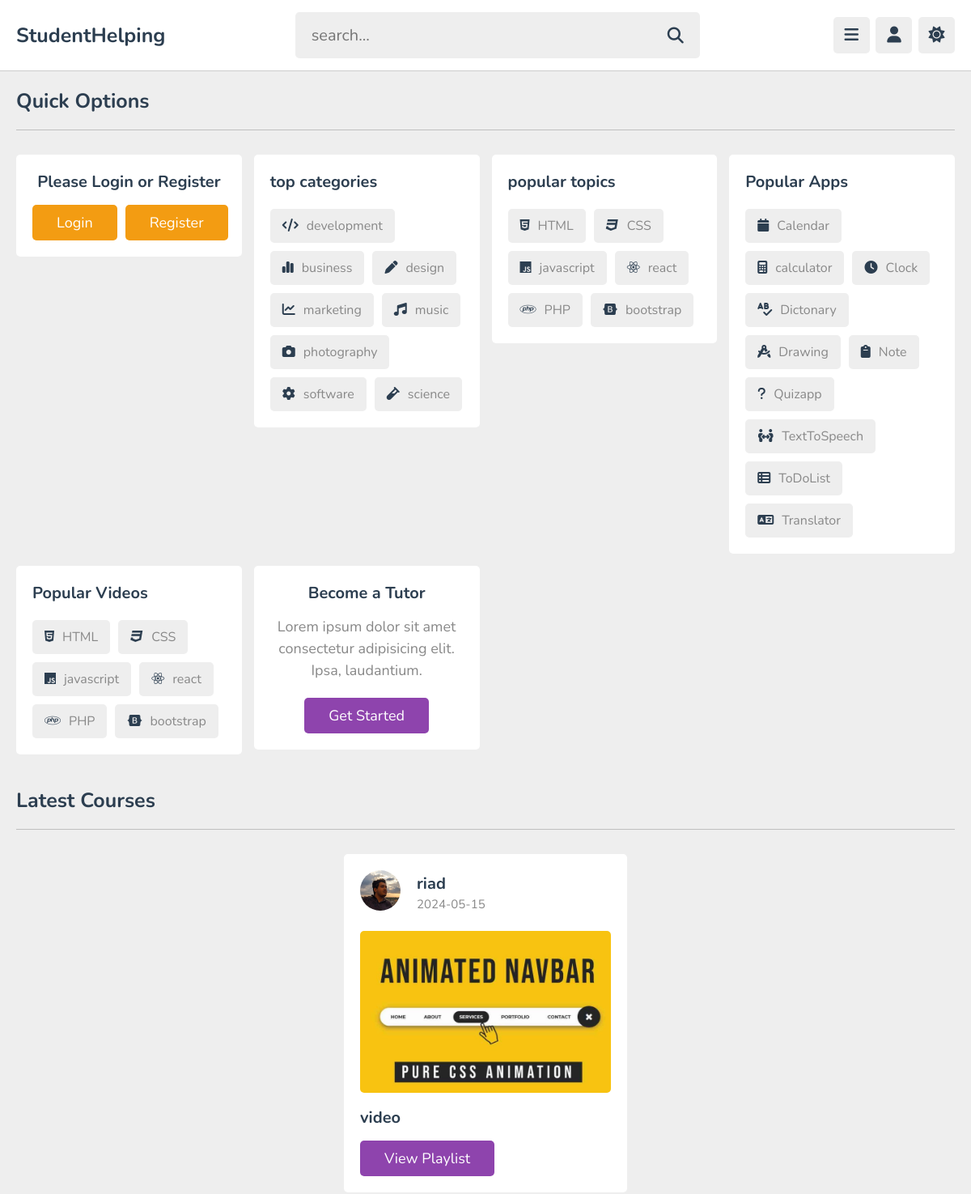
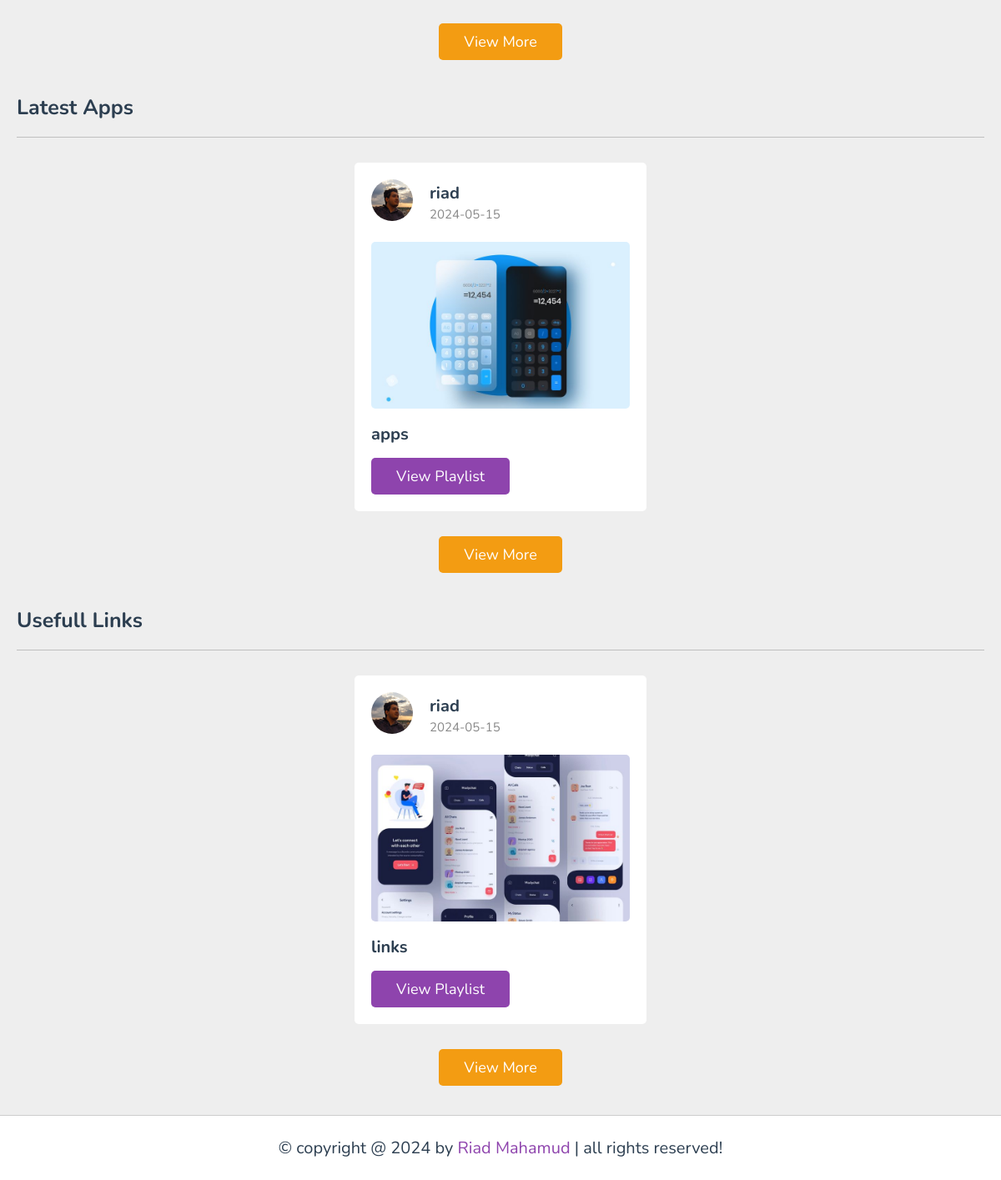
The app's page /home.php with its own data (2 pictures, top to bottom).
### tables this page shows
CREATE TABLE `courses` (
  `id` varchar(20) NOT NULL,
  `tutor_id` varchar(20) NOT NULL,
  `title` varchar(100) NOT NULL,
  `description` varchar(1000) NOT NULL,
  `thumb` varchar(100) NOT NULL,
  `date` date NOT NULL DEFAULT current_timestamp(),
  `status` varchar(20) NOT NULL DEFAULT 'deactive'
);

CREATE TABLE `tutors` (
  `id` varchar(20) NOT NULL,
  `name` varchar(50) NOT NULL,
  `profession` varchar(50) NOT NULL,
  `email` varchar(50) NOT NULL,
  `password` varchar(50) NOT NULL,
  `image` varchar(100) NOT NULL
);

CREATE TABLE `app` (
  `id` varchar(20) NOT NULL,
  `tutor_id` varchar(20) NOT NULL,
  `title` varchar(100) NOT NULL,
  `description` varchar(1000) NOT NULL,
  `thumb` varchar(100) NOT NULL,
  `date` date NOT NULL DEFAULT current_timestamp(),
  `status` varchar(20) NOT NULL DEFAULT 'deactive'
);

CREATE TABLE `links` (
  `id` varchar(20) NOT NULL,
  `tutor_id` varchar(20) NOT NULL,
  `title` varchar(100) NOT NULL,
  `description` varchar(1000) NOT NULL,
  `thumb` varchar(100) NOT NULL,
  `date` date NOT NULL DEFAULT current_timestamp(),
  `status` varchar(20) NOT NULL DEFAULT 'deactive'
);

### home.php (the view, shortened to what this page needs)
<?php
include 'components/connect.php';
if(isset($_COOKIE['user_id'])){
   $user_id = $_COOKIE['user_id'];
}else{
   $user_id = '';
}
$select_likes = $conn->prepare("SELECT * FROM `likes` WHERE user_id = ?");
$select_likes->execute([$user_id]);
$total_likes = $select_likes->rowCount();
$select_comments = $conn->prepare("SELECT * FROM `comments` WHERE user_id = ?");
$select_comments->execute([$user_id]);
$total_comments = $select_comments->rowCount();
$select_bookmark = $conn->prepare("SELECT * FROM `bookmark` WHERE user_id = ?");
$select_bookmark->execute([$user_id]);
$total_bookmarked = $select_bookmark->rowCount();
?>
<!DOCTYPE html>
<html lang="en">
<head>
   <link rel="stylesheet" href="https://cdnjs.cloudflare.com/ajax/libs/font-awesome/6.2.0/css/all.min.css">
   <link rel="stylesheet" href="css/style.css">
</head>
<body>
<?php include 'components/user_header.php'; ?>
<section class="quick-select">
   <h1 class="heading">Quick Options</h1>
   <div class="box-container">
      <?php
         if($user_id != ''){
      ?>
      <div class="box">
         <h3 class="title">Likes and Comments</h3>
         <p>total likes : <span><?= $total_likes; ?></span></p>
         <a href="likes.php" class="inline-btn">view likes</a>
         <p>total comments : <span><?= $total_comments; ?></span></p>
         <a href="comments.php" class="inline-btn">view comments</a>
         <p>saved playlist : <span><?= $total_bookmarked; ?></span></p>
         <a href="bookmark.php" class="inline-btn">view bookmark</a>
      </div>
      <?php
         }else{
      ?>
      <div class="box" style="text-align: center;">
         <h3 class="title">Please Login or Register</h3>
          <div class="flex-btn" style="padding-top: .5rem;">
            <a href="login.php" class="option-btn">login</a>
            <a href="register.php" class="option-btn">register</a>
         </div>
      </div>
      <?php
      }
      ?>
      <div class="box">
         <h3 class="title">top categories</h3>
         <div class="flex">
            <a href="search_course.php?"><i class="fas fa-code"></i><span>development</span></a>
            <a href="#"><i class="fas fa-chart-simple"></i><span>business</span></a>
            <a href="#"><i class="fas fa-pen"></i><span>design</span></a>
            <a href="#"><i class="fas fa-chart-line"></i><span>marketing</span></a>
            <a href="#"><i class="fas fa-music"></i><span>music</span></a>
            <a href="#"><i class="fas fa-camera"></i><span>photography</span></a>
            <a href="#"><i class="fas fa-cog"></i><span>software</span></a>
            <a href="#"><i class="fas fa-vial"></i><span>science</span></a>
         </div>
      </div>
      <div class="box">
         <h3 class="title">popular topics</h3>
         <div class="flex">
            <a href="#"><i class="fab fa-html5"></i><span>HTML</span></a>
            <a href="#"><i class="fab fa-css3"></i><span>CSS</span></a>
            <a href="#"><i class="fab fa-js"></i><span>javascript</span></a>
            <a href="#"><i class="fab fa-react"></i><span>react</span></a>
            <a href="#"><i class="fab fa-php"></i><span>PHP</span></a>
            <a href="#"><i class="fab fa-bootstrap"></i><span>bootstrap</span></a>
         </div>
      </div>
      <div class="box">
         <h3 class="title">Popular Apps</h3>
         <div class="flex">
            <a href="#"><i class="fa-solid fa-calendar"></i><span>Calendar</span></a>
            <a href="#"><i class="fa-solid fa-calculator"></i><span>calculator</span></a>
            <a href="#"><i class="fa-solid fa-clock"></i><span>Clock</span></a>
            <a href="#"><i class="fa-solid fa-spell-check"></i><span>Dictonary</span></a>
            <a href="#"><i class="fa-solid fa-compass-drafting"></i><span>Drawing</span></a>
            <a href="#"><i class="fa-solid fa-clipboard"></i><span>Note</span></a>
            <a href="#"><i class="fa-solid fa-question"></i><span>Quizapp</span></a>
            <a href="#"><i class="fa-solid fa-people-arrows"></i><span>TextToSpeech</span></a>
            <a href="#"><i class="fa-solid fa-table-list"></i><span>ToDoList</span></a>
            <a href="#"><i class="fa-solid fa-language"></i><span>Translator</span></a>
         </div>
      </div>
      <div class="box">
         <h3 class="title">Popular Videos</h3>
         <div class="flex">
            <a href="#"><i class="fab fa-html5"></i><span>HTML</span></a>
            <a href="#"><i class="fab fa-css3"></i><span>CSS</span></a>
            <a href="#"><i class="fab fa-js"></i><span>javascript</span></a>
            <a href="#"><i class="fab fa-react"></i><span>react</span></a>
            <a href="#"><i class="fab fa-php"></i><span>PHP</span></a>
            <a href="#"><i class="fab fa-bootstrap"></i><span>bootstrap</span></a>
         </div>
      </div>
      <div class="box tutor">
         <h3 class="title">Become a Tutor</h3>
         <p>Lorem ipsum dolor sit amet consectetur adipisicing elit. Ipsa, laudantium.</p>
         <a href="admin/register.php" class="inline-btn">Get Started</a>
      </div>
   </div>
</section>
<section class="courses">
   <h1 class="heading">Latest Courses</h1>
   <div class="box-container">
      <?php
         $select_courses = $conn->prepare("SELECT * FROM `courses` WHERE status = ? ORDER BY date DESC LIMIT 6");
         $select_courses->execute(['active']);
         if($select_courses->rowCount() > 0){
            while($fetch_course = $select_courses->fetch(PDO::FETCH_ASSOC)){
               $course_id = $fetch_course['id'];
               $select_tutor = $conn->prepare("SELECT * FROM `tutors` WHERE id = ?");
               $select_tutor->execute([$fetch_course['tutor_id']]);
               $fetch_tutor = $select_tutor->fetch(PDO::FETCH_ASSOC);
      ?>
      <div class="box">
         <div class="tutor">
            <img src="uploaded_files/<?= $fetch_tutor['image']; ?>" alt="">
            <div>
               <h3><?= $fetch_tutor['name']; ?></h3>
               <span><?= $fetch_course['date']; ?></span>
            </div>
         </div>
         <img src="uploaded_files/<?= $fetch_course['thumb']; ?>" class="thumb" alt="">
         <h3 class="title"><?= $fetch_course['title']; ?></h3>
         <a href="playlist.php?get_id=<?= $course_id; ?>" class="inline-btn">View Playlist</a>
      </div>
      <?php
         }
      }else{
         echo '<p class="empty">no courses added yet!</p>';
      }
      ?>
   </div>
   <div class="more-btn">
      <a href="courses.php" class="inline-option-btn">View More</a>
   </div>
</section>
<section class="courses">
   <h1 class="heading">Latest Apps</h1>
   <div class="box-container">
      <?php
         $select_courses = $conn->prepare("SELECT * FROM `app` WHERE status = ? ORDER BY date DESC LIMIT 6");
         $select_courses->execute(['active']);
         if($select_courses->rowCount() > 0){
            while($fetch_course = $select_courses->fetch(PDO::FETCH_ASSOC)){
               $course_id = $fetch_course['id'];
               $select_tutor = $conn->prepare("SELECT * FROM `tutors` WHERE id = ?");
               $select_tutor->execute([$fetch_course['tutor_id']]);
               $fetch_tutor = $select_tutor->fetch(PDO::FETCH_ASSOC);
      ?>
      <div class="box">
         <div class="tutor">
            <img src="uploaded_files/<?= $fetch_tutor['image']; ?>" alt="">
            <div>
               <h3><?= $fetch_tutor['name']; ?></h3>
               <span><?= $fetch_course['date']; ?></span>
            </div>
         </div>
         <img src="uploaded_files/<?= $fetch_course['thumb']; ?>" class="thumb" alt="">
         <h3 class="title"><?= $fetch_course['title']; ?></h3>
         <a href="playlist.php?get_id=<?= $course_id; ?>" class="inline-btn">View Playlist</a>
      </div>
      <?php
         }
      }else{
         echo '<p class="empty">no apps added yet!</p>';
      }
      ?>
   </div>
   <div class="more-btn">
      <a href="app.php" class="inline-option-btn">View More</a>
   </div>
</section>
<section class="courses">
   <h1 class="heading">Usefull Links</h1>
   <div class="box-container">
      <?php
         $select_courses = $conn->prepare("SELECT * FROM `links` WHERE status = ? ORDER BY date DESC LIMIT 6");
         $select_courses->execute(['active']);
         if($select_courses->rowCount() > 0){
            while($fetch_course = $select_courses->fetch(PDO::FETCH_ASSOC)){
               $course_id = $fetch_course['id'];
               $select_tutor = $conn->prepare("SELECT * FROM `tutors` WHERE id = ?");
               $select_tutor->execute([$fetch_course['tutor_id']]);
               $fetch_tutor = $select_tutor->fetch(PDO::FETCH_ASSOC);
      ?>
      <div class="box">
         <div class="tutor">
            <img src="uploaded_files/<?= $fetch_tutor['image']; ?>" alt="">
            <div>
               <h3><?= $fetch_tutor['name']; ?></h3>
               <span><?= $fetch_course['date']; ?></span>
            </div>
         </div>
         <img src="uploaded_files/<?= $fetch_course['thumb']; ?>" class="thumb" alt="">
         <h3 class="title"><?= $fetch_course['title']; ?></h3>
         <a href="playlist.php?get_id=<?= $course_id; ?>" class="inline-btn">View Playlist</a>
      </div>
      <?php
         }
      }else{
         echo '<p class="empty">no links added yet!</p>';
      }
      ?>
   </div>
   <div class="more-btn">
      <a href="links.php" class="inline-option-btn">View More</a>
   </div>
</section>
<?php include 'components/footer.php'; ?>
</body>
</html>

### css/style.css (style rules this page uses)
:root { --main-color:#8e44ad; --red:#e74c3c; --oragen:#f39c12; --white:#fff; --black:#2c3e50; --light-color:#888; --light-bg:#eee; --border:.1rem solid rgba(0,0,0,.2); }
* { font-family: 'Nunito', sans-serif; margin: 0; padding: 0; box-sizing: border-box; outline: none; border: none; text-decoration: none; }
html { font-size: 62.5%; overflow-x: hidden; }
body { background-color: var(--light-bg); padding-left: 30rem; }
section { padding:2rem; max-width: 1200px; margin: 0 auto; }
.btn, .option-btn, .delete-btn, .inline-btn, .inline-option-btn, .inline-delete-btn { border-radius: .5rem; padding: 1rem 3rem; font-size: 1.8rem; color: #fff; margin-top: 1rem; text-transform: capitalize; cursor: pointer; text-align: center; }
.btn, .option-btn, .delete-btn { display: block; width: 100%; }
.inline-btn, .inline-option-btn, .inline-delete-btn { display: inline-block; }
.btn, .inline-btn { background-color: var(--main-color); }
.option-btn, .inline-option-btn { background-color: var(--oragen); }
.flex-btn { display:flex; gap: 1rem; }
.heading { padding-bottom: 1.8rem; border-bottom: var(--border); font-size: 2.5rem; color: var(--black); text-transform: capitalize; margin-bottom: 3rem; }
.quick-select .box-container { display: grid; grid-template-columns: repeat(auto-fit, minmax(27.5rem, 1fr)); gap: 1.5rem; align-items: flex-start; justify-content: center; }
.quick-select .box-container .box { border-radius: .5rem; background-color: var(--white); padding: 2rem; }
.quick-select .box-container .box .title { font-size: 2rem; color: var(--black); }
.quick-select .box-container .box p { line-height: 1.5; padding-top: 1.5rem; color: var(--light-color); font-size: 1.8rem; }
.quick-select .box-container .tutor { text-align: center; }
.quick-select .box-container .tutor p { padding-bottom: 1rem; }
.quick-select .box-container .box .flex { display: flex; flex-wrap: wrap; gap: 1rem; padding-top: 2rem; }
.quick-select .box-container .box .flex a { padding: 1rem 1.5rem; border-radius: .5rem; font-size: 1.6rem; background-color: var(--light-bg); }
.quick-select .box-container .box .flex a i { margin-right: 1rem; color: var(--black); }
.quick-select .box-container .box .flex a span { color: var(--light-color); }
.courses .box-container { display: grid; grid-template-columns: repeat(auto-fit, 35rem); gap: 1.5rem; align-items: flex-start; justify-content: center; }
.courses .box-container .box { border-radius: .5rem; background-color: var(--white); padding: 2rem; }
.courses .box-container .box .tutor { margin-bottom: 2rem; display: flex; align-items: center; gap: 2rem; }
.courses .box-container .box .tutor img { width: 5rem; height: 5rem; border-radius: 50%; object-fit: cover; margin-bottom: .5rem; }
.courses .box-container .box .tutor h3 { font-size: 2rem; color: var(--black); margin-bottom: .2rem; }
.courses .box-container .box .tutor span { font-size: 1.5rem; color: var(--light-color); }
.courses .box-container .box .thumb { width: 100%; border-radius: .5rem; height: 20rem; object-fit: cover; margin-bottom: .3rem; }
.courses .box-container .box .title { font-size: 2rem; color: var(--black); margin-top: .5rem; padding: .5rem 0; }
.courses .more-btn { margin-top: 2rem; text-align: center; }
@media (max-width:1200px) { body { padding-left: 0; } }

### records on screen
courses: tutor.image (picture), tutor.name "riad", date "2024-05-15", thumb (picture), title "video"
app: tutor.image (picture), tutor.name "riad", date "2024-05-15", thumb (picture), title "apps"
links: tutor.image (picture), tutor.name "riad", date "2024-05-15", thumb (picture), title "links"
